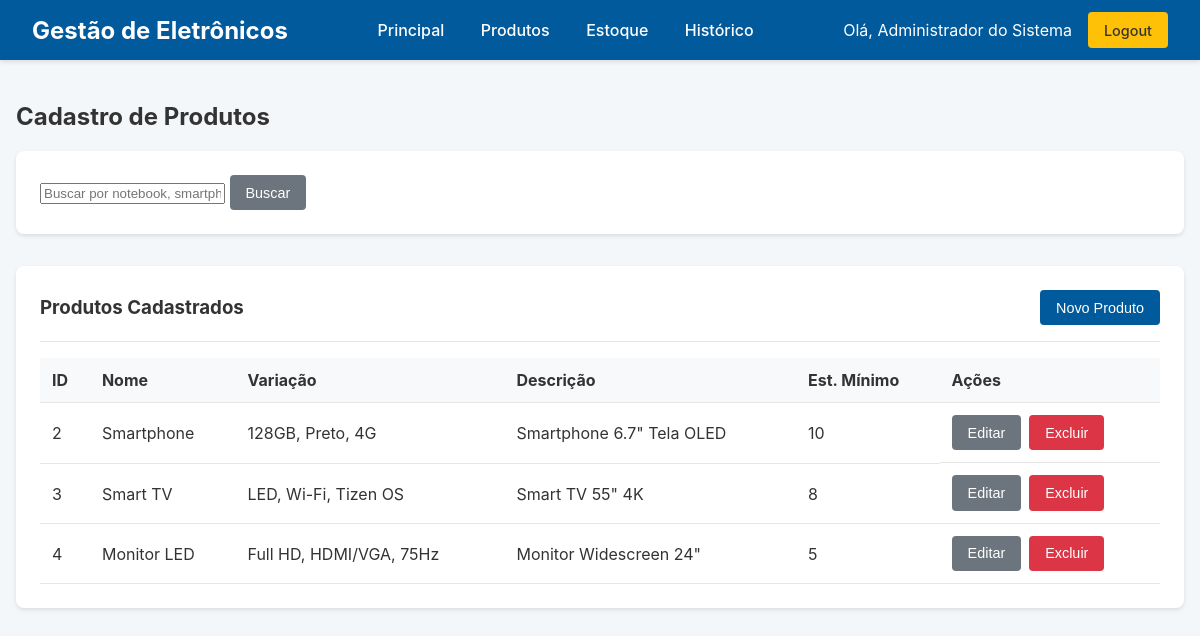
Page /produtos (signed in) on the committed database.
### tables this page shows
CREATE TABLE Produto (
    id INTEGER PRIMARY KEY AUTOINCREMENT,
    nome TEXT NOT NULL,
    descricao TEXT,
    variacao TEXT NOT NULL, -- Ex: "16GB RAM, 512GB SSD" ou "128GB, Preto"
    quantidade_atual INTEGER NOT NULL DEFAULT 0,
    estoque_minimo INTEGER NOT NULL DEFAULT 5
);

### app.py (the view)
@app.route('/produtos', methods=['GET'])
@login_required
def produtos():
    search_query = request.args.get('search', '') # Campo de busca
    conn = get_db_connection()
    if search_query:
        query = 'SELECT * FROM Produto WHERE nome LIKE ? OR descricao LIKE ? OR variacao LIKE ?'
        produtos = conn.execute(query, (f'%{search_query}%', f'%{search_query}%', f'%{search_query}%')).fetchall()
    else:
        produtos = conn.execute('SELECT * FROM Produto').fetchall()
    conn.close()
    return render_template('produtos.html', produtos=produtos, search_query=search_query)

### app.py (called while the page is built)
def get_db_connection():
    conn = sqlite3.connect(DATABASE_NAME)
    conn.row_factory = sqlite3.Row # Permite acessar colunas por nome
    return conn

def login_required(f):
    from functools import wraps
    @wraps(f)
    def decorated_function(*args, **kwargs):
        if 'user_id' not in session:
            flash('Você precisa estar logado para acessar esta página.', 'danger')
            return redirect(url_for('login'))
        return f(*args, **kwargs)
    return decorated_function

### templates/produtos.html (shortened to what this page needs)
{% extends "layout.html" %}
{% block content %}
<h2>Cadastro de Produtos</h2>
<div class="card search-bar">
    <form method="GET" action="{{ url_for('produtos') }}">
        <input type="text" name="search" placeholder="Buscar por notebook, smartphone, TV..." value="{{ search_query }}">
        <button type="submit" class="btn btn-secondary">Buscar</button>
    </form>
</div>
<div class="card">
    <div class="card-header">
        <h3>Produtos Cadastrados</h3>
        <button class="btn btn-primary" onclick="abrirModalNovo()">Novo Produto</button>
    </div>
    <table class="tabela-dados">
        <thead>
            <tr>
                <th>ID</th>
                <th>Nome</th>
                <th>Variação</th>
                <th>Descrição</th>
                <th>Est. Mínimo</th>
                <th>Ações</th>
            </tr>
        </thead>
        <tbody>
            {% for produto in produtos %}
            <tr>
                <td>{{ produto['id'] }}</td>
                <td>{{ produto['nome'] }}</td>
                <td>{{ produto['variacao'] }}</td>
                <td>{{ produto['descricao'] }}</td>
                <td>{{ produto['estoque_minimo'] }}</td>
                <td class="acoes">
                    <button class="btn btn-secondary" onclick="abrirModalEditar(
                        '{{ produto['id'] }}',
                        '{{ produto['nome'] }}',
                        '{{ produto['variacao'] }}',
                        '{{ produto['descricao'] }}',
                        '{{ produto['estoque_minimo'] }}'
                    )">Editar</button>
                    <form action="{{ url_for('produto_excluir', id=produto['id']) }}" method="POST" style="display: inline;" onsubmit="return confirm('Tem certeza que deseja excluir?');">
                        <button type="submit" class="btn btn-danger">Excluir</button>
                    </form>
                </td>
            </tr>
            {% else %}
            <tr>
                <td colspan="6">Nenhum produto encontrado.</td>
            </tr>
            {% endfor %}
        </tbody>
    </table>
</div>
{% endblock %}

### static/style.css (style rules this page uses)
:root { --cor-primaria: #005A9C; --cor-secundaria: #E6E6E6; --cor-fundo: #F4F7FA; --cor-texto: #333; --cor-alerta: #FFF3CD; --cor-alerta-texto: #664d03; --cor-critico: #F8D7DA; --cor-critico-texto: #842029; --cor-sucesso: #D4EDDA; --cor-sucesso-texto: #155724; --sombra: 0 2px 4px rgba(0,0,0,0.1); }
body { font-family: -apple-system, BlinkMacSystemFont, "Segoe UI", Roboto, "Helvetica Neue", Arial, sans-serif; background-color: var(--cor-fundo); color: var(--cor-texto); margin: 0; padding-top: 70px; }
.btn { padding: 0.6rem 1rem; border: none; border-radius: 4px; cursor: pointer; text-decoration: none; font-size: 0.9rem; font-weight: 500; display: inline-block; }
.btn-primary { background-color: var(--cor-primaria); color: white; }
.btn-secondary { background-color: #6C757D; color: white; }
.btn-danger { background-color: #DC3545; color: white; }
.card { background-color: white; border-radius: 8px; box-shadow: var(--sombra); padding: 1.5rem; margin-bottom: 2rem; }
.card-header { display: flex; justify-content: space-between; align-items: center; border-bottom: 1px solid var(--cor-secundaria); padding-bottom: 1rem; margin-bottom: 1rem; }
.card-header h3 { margin: 0; }
.tabela-dados { width: 100%; border-collapse: collapse; }
.tabela-dados th, .tabela-dados td { padding: 0.75rem; border-bottom: 1px solid var(--cor-secundaria); text-align: left; }
.tabela-dados th { background-color: #F8F9FA; }
.tabela-dados .acoes { display: flex; gap: 0.5rem; }

### rows in the picture
Produto: id "2", nome "Smartphone", variacao "128GB, Preto, 4G", descricao "Smartphone 6.7\" Tela OLED", estoque_minimo "10"
Produto: id "3", nome "Smart TV", variacao "LED, Wi-Fi, Tizen OS", descricao "Smart TV 55\" 4K", estoque_minimo "8"
Produto: id "4", nome "Monitor LED", variacao "Full HD, HDMI/VGA, 75Hz", descricao "Monitor Widescreen 24\"", estoque_minimo "5"

### other values in the picture
{{ session['user_name'] }} "Administrador do Sistema"
